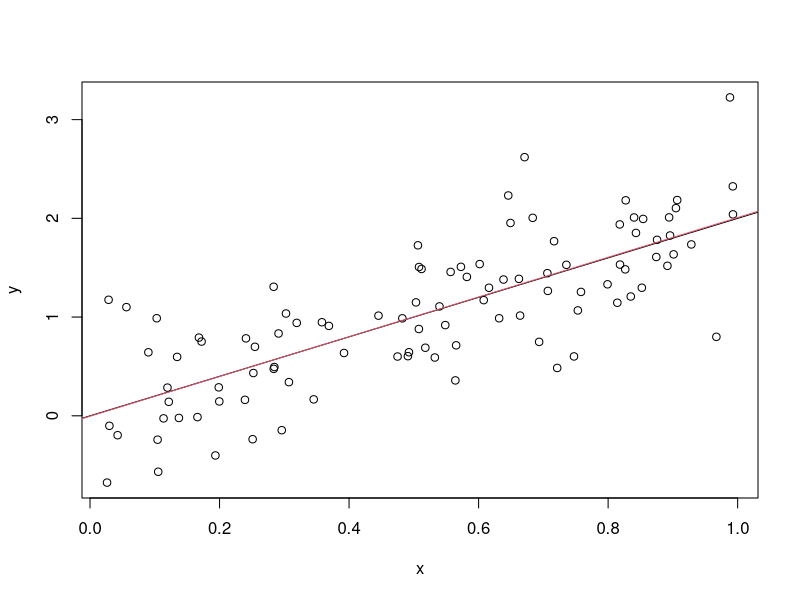

The R source for this figure:
x=runif(100)
y=2*x + rnorm(100,sd=0.5)
plot(x,y)
cor(x,y)

abline(a=0,b=2) # valós modell


elso.lm = lm(y ~ x) # tengelymetszettel
lm(y ~ x -1) # tengelymetszettel

elso.lm
abline(elso.lm, col=2)
elso.lm$coefficients+1
coef(elso.lm)
summary(elso.lm)
